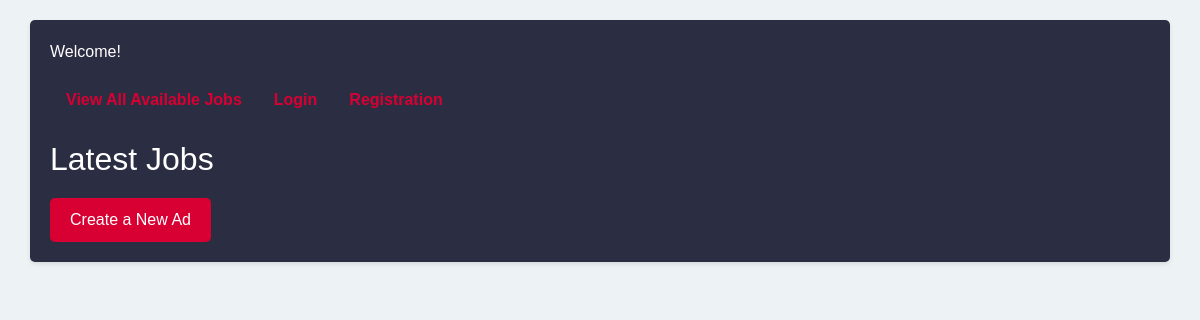
Before: / with the older database file.
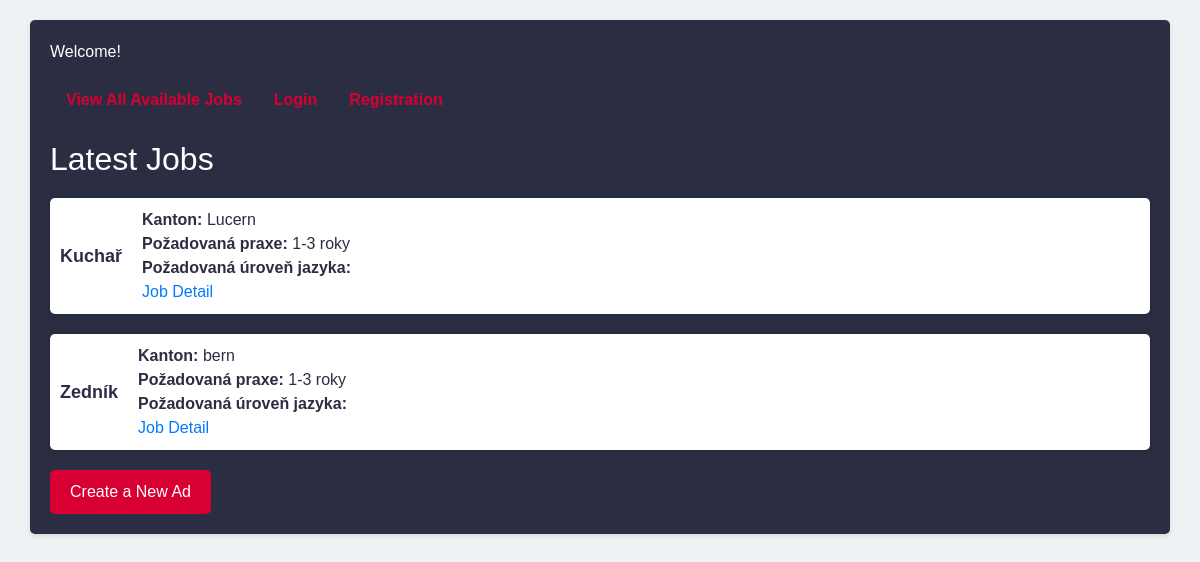
After: the same page with the newer database file.
### jobapp/models.py (models this page shows, shortened)
class PostJob(models.Model):
    EXPERIENCE_CHOICES = [
        ('1-3 roky', '1-3'),
        ('4-6 let', '4-6'),
        ('6-9 let', '6-9'),
        ('10 a více let', '10 a více'),
    ]
    ACCOMMODATION_CHOICES = [
        ('vlastní ubytování', 'vlastní'),
        ('zajištěné ubytování', 'zajištěné'),
    ]
    author = models.ForeignKey("users.User", on_delete=models.CASCADE, default='')
    created_at = models.DateTimeField(auto_now_add=True)
    positions = models.ForeignKey(Position, related_name="position", on_delete=models.CASCADE)
    driving_licence = models.ManyToManyField(DrivingLicence, blank=True)
    experience = models.CharField(max_length=100, choices=EXPERIENCE_CHOICES, default='1-3')
    place = models.ForeignKey(Place, related_name="postjobs", on_delete=models.CASCADE, null=True)
    language = models.ManyToManyField(Language, related_name="language")
    accommodation = models.CharField(max_length=30, choices=ACCOMMODATION_CHOICES, default='')
    info_position = models.TextField()
    salary = models.IntegerField(choices=[(i, i) for i in range(100)], default=30)
    diet = models.IntegerField(choices=[(i, i) for i in range(31)], default=0)

class Position(models.Model):
    name_position = models.CharField(max_length=100)
    class Meta:
        ordering = ['name_position']
    def __str__(self):
        return self.name_position

class Place(models.Model):
    name_place = models.CharField(max_length=100)
    shortname = models.CharField(max_length=3)
    class Meta:
        ordering = ['name_place']
    def __str__(self):
        return self.name_place

### jobapp/views.py (the view)
# urls.py: path("", HomepageView.as_view(), name="homepage"),
class HomepageView(TemplateView):
    template_name = "homepage.html"
    def get_context_data(self, **kwargs):
        context = super().get_context_data(**kwargs)
        context['jobs'] = PostJob.objects.all()
        return context

### templates/homepage.html (shortened to what this page needs)
<!DOCTYPE html>
<html lang="en">
<head>
    <link rel="stylesheet" href="https://stackpath.bootstrapcdn.com/bootstrap/4.5.2/css/bootstrap.min.css">
</head>
<body>
<div class="container">
    {% if user.is_authenticated %}
        <h2>Hello {{ user.username }}</h2>
    {% else %}
        <p>Welcome!</p>
    {% endif %}
    <ul class="nav">
        <li class=" nav-item">
            <a class="nav-link" href="{% url 'all-jobs' %}">View All Available Jobs</a>
        </li>
        {% if user.is_authenticated %}
            <li class="nav-item">
                <a class="nav-link" href="{% url 'logout' %}">Logout</a>
            </li>
            <li class="nav-item">
                <a class="nav-link" href="{% url 'profile' %}">Your profile</a>
            </li>
        {% else %}
            <li class="nav-item">
                <a class="nav-link" href="{% url 'login' %}">Login</a>
            </li>
            <li class="nav-item">
                <a class="nav-link" href="{% url 'registration' %}">Registration</a>
            </li>
        {% endif %}
    </ul>
    <h2 class="text-justify">Latest Jobs</h2>
    <ul class="job-list">
        {% for job in jobs %}
            <li>
                <div class="job-title">{{ job.positions }}</div>
                <div class="job-details">
                    <span class="job-label">Kanton:</span> {{ job.place }}<br>
                    <span class="job-label">Požadovaná praxe:</span> {{ job.experience }}<br>
                    <span class="job-label">Požadovaná úroveň jazyka:</span>
                    <br>
                    <a href="{% url 'job-detail' job.id %}">Job Detail</a>
                </div>
            </li>
        {% endfor %}
    </ul>
    <div class="text-justify">
        <a class="new-ad-link" href="{% url 'create' %}">Create a New Ad</a>
    </div>
</div>
</body>
</html>

Changed rows visible on the page:
added PostJob: positions "Kuchař", place "Lucern", experience "1-3 roky"
added PostJob: positions "Zedník", place "bern", experience "1-3 roky"
